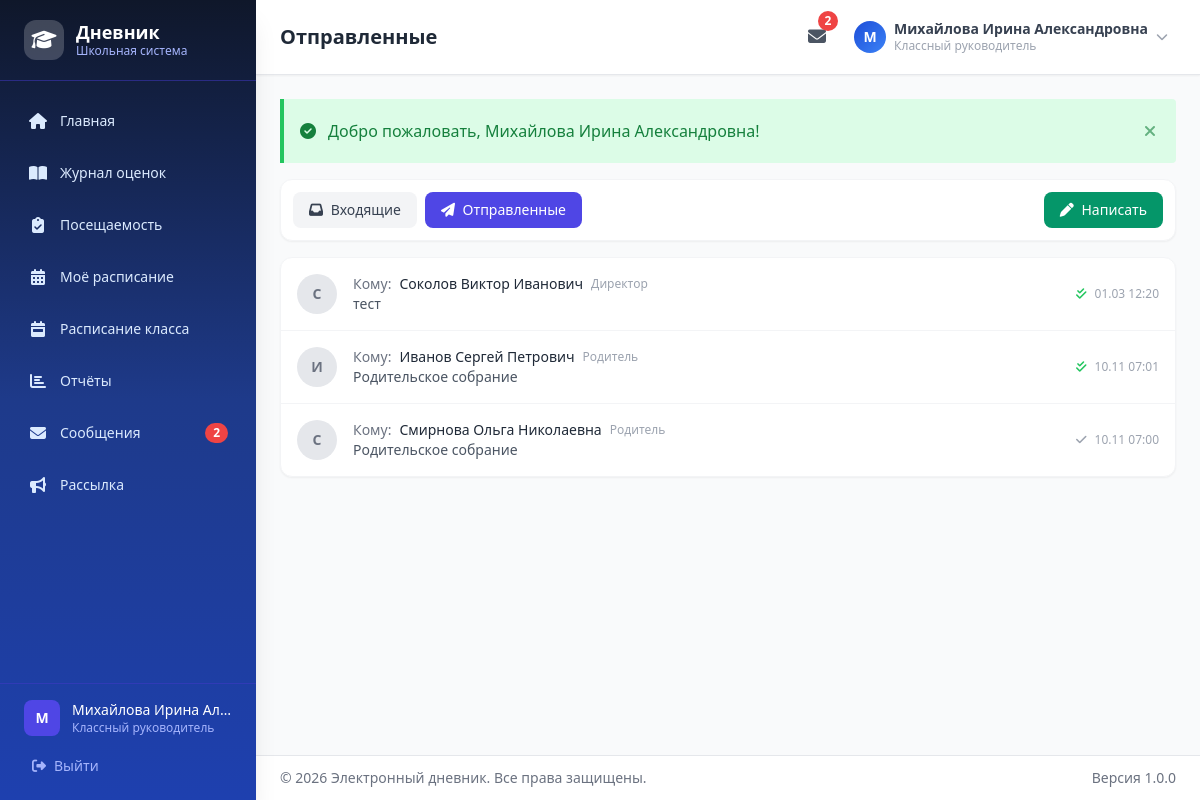
Page /messages/sent (signed in) on the earlier database version.
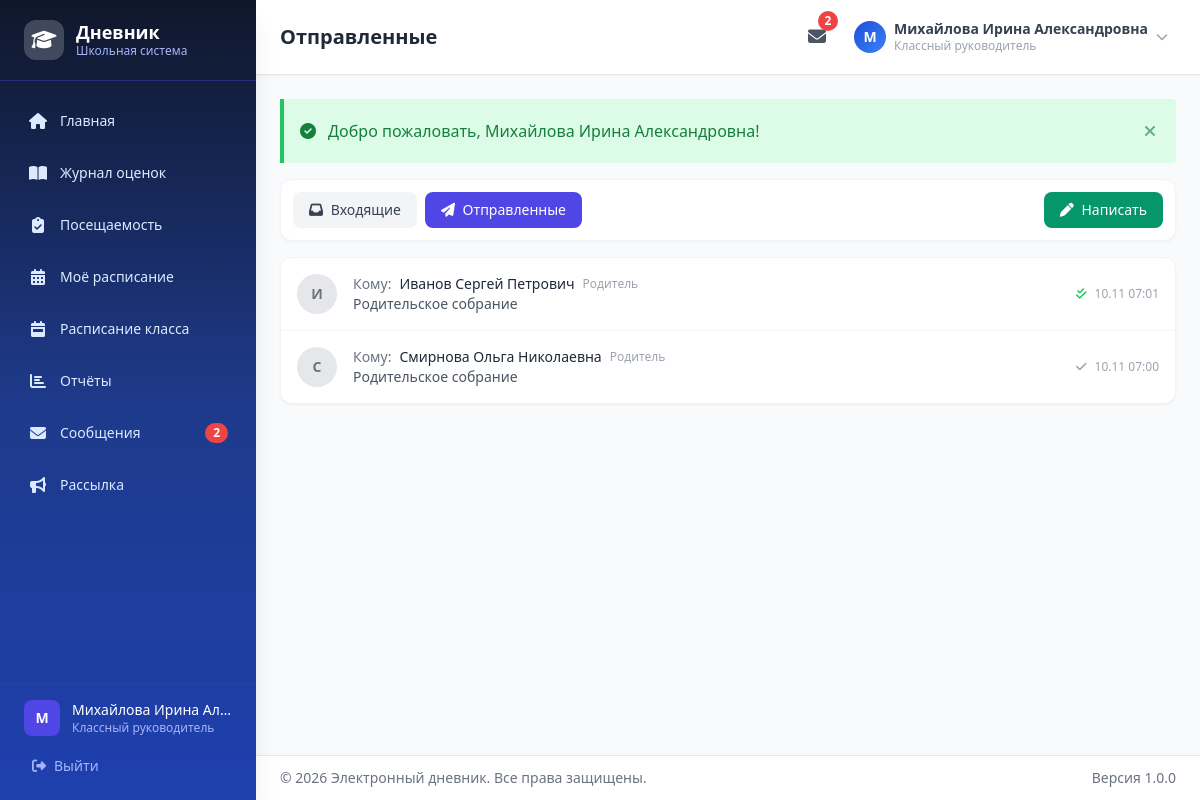
Same page on the later database version.
### tables this page shows
CREATE TABLE `messages` (
  `id` int NOT NULL,
  `sender_id` int NOT NULL,
  `receiver_id` int NOT NULL,
  `subject` varchar(255) NOT NULL,
  `message` text NOT NULL,
  `is_read` tinyint(1) DEFAULT '0',
  `read_at` timestamp NULL DEFAULT NULL,
  `created_at` timestamp NULL DEFAULT CURRENT_TIMESTAMP
);

CREATE TABLE `users` (
  `id` int NOT NULL,
  `login` varchar(100) NOT NULL,
  `password_hash` varchar(255) NOT NULL,
  `full_name` varchar(255) NOT NULL,
  `email` varchar(255) DEFAULT NULL,
  `phone` varchar(20) DEFAULT NULL,
  `role_id` int NOT NULL,
  `is_active` tinyint(1) DEFAULT '1',
  `last_login` timestamp NULL DEFAULT NULL,
  `created_at` timestamp NULL DEFAULT CURRENT_TIMESTAMP,
  `updated_at` timestamp NULL DEFAULT CURRENT_TIMESTAMP ON UPDATE CURRENT_TIMESTAMP
);

CREATE TABLE `roles` (
  `id` int NOT NULL,
  `name` varchar(50) NOT NULL,
  `display_name` varchar(100) NOT NULL
);

### controllers/MessagesController.php (called while the page is built, shortened)
<?php
class MessagesController {
    private $messageModel;
    public function __construct() {
        require_once __DIR__ . '/../models/Message.php';
        $this->messageModel = new Message();
    }
    public function sent() {
        $messages = $this->messageModel->getSent(currentUserId(), 50, 0);
        require __DIR__ . '/../views/layout/header.php';
        require __DIR__ . '/../views/messages/sent.php';
        require __DIR__ . '/../views/layout/footer.php';
    }
}

### config/database.php (called while the page is built, shortened)
<?php
function getDB() {
    static $pdo = null;
    if ($pdo === null) {
        $dsn = sprintf(
            'mysql:host=%s;port=%s;dbname=%s;charset=%s',
            DB_HOST, DB_PORT, DB_NAME, DB_CHARSET
        );
        $options = [
            PDO::ATTR_ERRMODE            => PDO::ERRMODE_EXCEPTION,
            PDO::ATTR_DEFAULT_FETCH_MODE => PDO::FETCH_ASSOC,
            PDO::ATTR_EMULATE_PREPARES   => false,
            PDO::MYSQL_ATTR_INIT_COMMAND => "SET NAMES " . DB_CHARSET,
        ];
        try {
            $pdo = new PDO($dsn, DB_USER, DB_PASS, $options);
        } catch (PDOException $e) {
            if (defined('APP_DEBUG') && APP_DEBUG) {
                die('Ошибка подключения к БД: ' . $e->getMessage());
            } else {
                die('Ошибка подключения к базе данных.');
            }
        }
    }
    return $pdo;
}

### includes/auth.php (called while the page is built, shortened)
<?php
function isLoggedIn() {
    return isset($_SESSION['user_id']) && !empty($_SESSION['user_id']);
}
function currentUser() {
    return [
        'id'        => $_SESSION['user_id'],
        'login'     => $_SESSION['user_login'],
        'full_name' => $_SESSION['user_full_name'],
        'role'      => $_SESSION['user_role'],
        'role_name' => $_SESSION['user_role_name'],
        'email'     => $_SESSION['user_email'] ?? '',
    ];
}
function currentUserId() {
    return $_SESSION['user_id'] ?? null;
}

### models/Message.php (called while the page is built, shortened)
<?php
class Message {
    private $db;
    public function __construct() {
        $this->db = getDB();
    }
    public function getSent($userId, $limit = 50, $offset = 0) {
        $stmt = $this->db->prepare("
            SELECT m.*, ur.full_name as receiver_name, rr.display_name as receiver_role
            FROM messages m
            JOIN users ur ON m.receiver_id = ur.id
            JOIN roles rr ON ur.role_id = rr.id
            WHERE m.sender_id = :user_id
            ORDER BY m.created_at DESC
            LIMIT :limit OFFSET :offset
        ");
        $stmt->bindValue(':user_id', $userId, PDO::PARAM_INT);
        $stmt->bindValue(':limit', (int)$limit, PDO::PARAM_INT);
        $stmt->bindValue(':offset', (int)$offset, PDO::PARAM_INT);
        $stmt->execute();
        return $stmt->fetchAll();
    }
    public function getUnreadCount($userId) {
        $stmt = $this->db->prepare("
            SELECT COUNT(*) as cnt FROM messages
            WHERE receiver_id = :user_id AND is_read = 0
        ");
        $stmt->execute([':user_id' => $userId]);
        $result = $stmt->fetch();
        return (int)$result['cnt'];
    }
}

### views/messages/sent.php (the view, shortened to what the changed rows need)
<div class="space-y-4">
    <div class="bg-white rounded-xl shadow-sm border border-gray-100 overflow-hidden">
        <?php if (empty($messages)): ?>
        <div class="p-12 text-center">
            <i class="fas fa-paper-plane text-5xl text-gray-300 mb-4"></i>
            <p class="text-gray-500 text-lg">Отправленных сообщений нет</p>
        </div>
        <?php else: ?>
        <div class="divide-y divide-gray-100">
            <?php foreach ($messages as $msg): ?>
            <a href="<?= url('messages/read/' . $msg['id']) ?>"
               class="flex items-center gap-4 px-4 py-4 hover:bg-gray-50 transition">
                <div class="w-10 h-10 bg-gray-200 rounded-full flex items-center justify-center text-gray-500 text-sm font-bold flex-shrink-0">
                    <?= mb_strtoupper(mb_substr($msg['receiver_name'], 0, 1)) ?>
                </div>
                <div class="flex-1 min-w-0">
                    <div class="flex items-center gap-2">
                        <span class="text-sm text-gray-500">Кому:</span>
                        <span class="font-medium text-gray-800 text-sm truncate"><?= e($msg['receiver_name']) ?></span>
                        <span class="text-xs text-gray-400"><?= e($msg['receiver_role']) ?></span>
                    </div>
                    <p class="text-sm text-gray-600 truncate"><?= e($msg['subject']) ?></p>
                </div>
                <div class="flex items-center gap-2 flex-shrink-0">
                    <?php if ($msg['is_read']): ?>
                    <span class="text-xs text-green-500"><i class="fas fa-check-double"></i></span>
                    <?php else: ?>
                    <span class="text-xs text-gray-400"><i class="fas fa-check"></i></span>
                    <?php endif; ?>
                    <span class="text-xs text-gray-400">
                        <?= formatDateTime($msg['created_at'], 'd.m H:i') ?>
                    </span>
                </div>
            </a>
            <?php endforeach; ?>
        </div>
        <?php endif; ?>
    </div>
</div>

### views/layout/sidebar.php (shortened to what the changed rows need)
<?php
$role = currentRole();
$currentRoute = isset($_GET['route']) ? trim($_GET['route'], '/') : 'dashboard';
function isActive($route) {
    global $currentRoute;
    $current = trim($currentRoute, '/');
    $target  = trim($route, '/');
    if (strpos($target, '/') !== false) {
        return $current === $target;
    }
    $parts = explode('/', $current);
    return ($parts[0] ?? '') === $target;
}
function activeClass($route) {
    return isActive($route)
        ? 'bg-white/10 text-white shadow-md'
        : 'text-blue-100 hover:bg-white/10 hover:text-white';
}
$menuItems = [];
$menuItems[] = ['url' => 'dashboard', 'icon' => 'fa-home', 'label' => 'Главная'];
switch ($role) {
    case 'class_teacher':
        $menuItems[] = ['url' => 'grades/journal', 'icon' => 'fa-book-open', 'label' => 'Журнал оценок'];
        $menuItems[] = ['url' => 'attendance/mark', 'icon' => 'fa-clipboard-check', 'label' => 'Посещаемость'];
        $menuItems[] = ['url' => 'schedule/my-schedule', 'icon' => 'fa-calendar-alt', 'label' => 'Моё расписание'];
        $menuItems[] = ['url' => 'schedule/view', 'icon' => 'fa-calendar-week', 'label' => 'Расписание класса'];
        $menuItems[] = ['url' => 'reports', 'icon' => 'fa-chart-bar', 'label' => 'Отчёты'];
        $menuItems[] = ['url' => 'messages/inbox', 'icon' => 'fa-envelope', 'label' => 'Сообщения'];
        $menuItems[] = ['url' => 'messages/broadcast', 'icon' => 'fa-bullhorn', 'label' => 'Рассылка'];
        break;
}
?>
<aside id="sidebar" class="fixed inset-y-0 left-0 w-64 bg-gradient-to-b from-slate-900 via-blue-900 to-blue-800 transform -translate-x-full lg:translate-x-0 transition-transform duration-300 ease-in-out z-50 flex flex-col shadow-xl">
    <div class="flex items-center gap-3 px-6 py-5 border-b border-indigo-700/50">
        <div>
            <h2 class="text-white font-bold text-lg leading-tight">Дневник</h2>
        </div>
    </div>
    <nav class="flex-1 px-3 py-4 overflow-y-auto">
        <ul class="space-y-1">
            <?php foreach ($menuItems as $item): ?>
            <li>
                <a href="<?= url($item['url']) ?>"
                   class="flex items-center gap-3 px-4 py-3 rounded-xl text-sm font-medium transition-all duration-200 <?= activeClass($item['url']) ?>">
                    <i class="fas <?= $item['icon'] ?> w-5 text-center text-base"></i>
                    <span><?= e($item['label']) ?></span>
                    <?php if ($item['icon'] === 'fa-envelope' && isset($unreadMessages) && $unreadMessages > 0): ?>
                    <span class="ml-auto bg-red-500 text-white text-xs px-2 py-0.5 rounded-full font-bold">
                        <?= $unreadMessages ?>
                    </span>
                    <?php endif; ?>
                </a>
            </li>
            <?php endforeach; ?>
        </ul>
    </nav>
</aside>

### includes/helpers.php (shortened to what the changed rows need)
<?php
function url($route = '') {
    $base = rtrim(BASE_URL, '/');
    return $base . '/' . ltrim($route, '/');
}
function e($string) {
    return htmlspecialchars($string ?? '', ENT_QUOTES, 'UTF-8');
}
function getFlash($type) {
    $message = $_SESSION['flash'][$type] ?? null;
    return $message;
}
function renderFlashMessages() {
    $types = [
        'success' => ['bg-green-100 border-green-500 text-green-700', 'fa-check-circle'],
        'error'   => ['bg-red-100 border-red-500 text-red-700', 'fa-exclamation-circle'],
        'warning' => ['bg-yellow-100 border-yellow-500 text-yellow-700', 'fa-exclamation-triangle'],
        'info'    => ['bg-blue-100 border-blue-500 text-blue-700', 'fa-info-circle'],
    ];
    foreach ($types as $type => $config) {
        $message = getFlash($type);
        if ($message) {
            echo '<div class="flash-message border-l-4 p-4 mb-4 rounded-r ' . $config[0] . '" role="alert">';
            echo '<div class="flex items-center">';
            echo '<i class="fas ' . $config[1] . ' mr-3"></i>';
            echo '<p>' . e($message) . '</p>';
            echo '<button onclick="this.parentElement.parentElement.remove()" class="ml-auto">';
            echo '<i class="fas fa-times"></i></button>';
            echo '</div></div>';
        }
    }
}
function formatDateTime($datetime, $format = 'd.m.Y H:i') {
    return date($format, strtotime($datetime));
}

Differences in the rows shown:
removed messages: receiver.full_name "С", receiver.full_name "Соколов Виктор Иванович", roles.display_name "Директор", subject "тест", is_read 1 (drawn), created_at "01.03 12:20"
